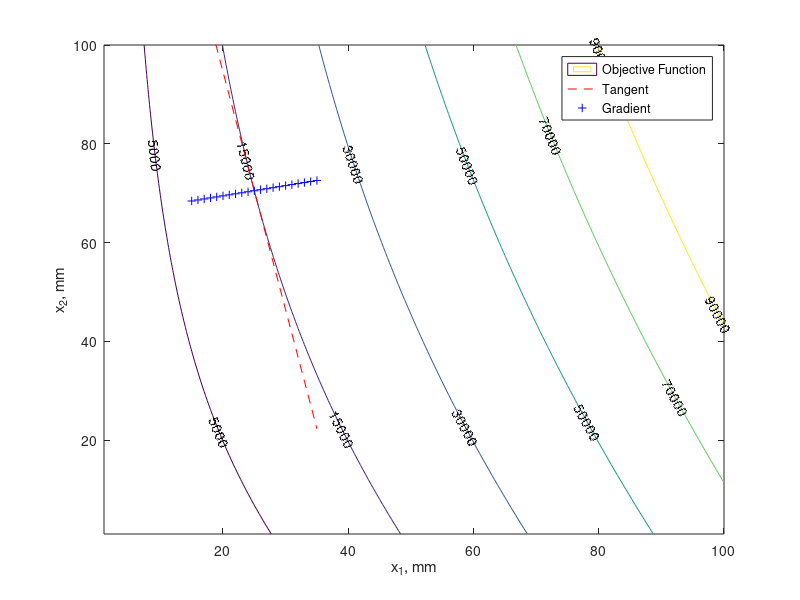

Write the MATLAB code that produced this figure.
%%%%%%%%%%%%%%%%%%%%%%%%%%%%%%%%%%%%%%%%%
% MATLAB code gradient.m
%%%%%%%%%%%%%%%%%%%%%%%%%%%%%%%%%%%%%%%%%
%
% x1 -> radius of can
% x2 -> height of can
% area -> area of can
% pi -> MATLAB variable
% x,y,z -> array of design points
% vv -> user identified contour values
% xit, x2t-> identified point at which gradient required
% contour -> MATLAB function to generate contours
% xlabel, ylabel, legend, plot, hold on -> MATLAB functions
%
clear all
clc
for x1 = 1:100
    for x2 = 1:100
        area = 2*pi*x1*x2 + 2*pi*x1*x1;
        x(x1,x2) = x1;
        y(x1,x2) = x2;
        z(x1,x2) = area;
    end
end
vv = [5000,15000,30000,50000,70000,90000];
[c, h] = contour(x,y,z,vv); clabel(c, h);
hold on
x1t = 25;
x2t = 70.493;
slope = (x2t+2*x1t)/x1t;
i = 1;

for delx1 = -10:10
    delx2 = -slope*delx1;
    x11(i) = x1t+delx1;
    x22(i) = x2t+delx2;
    i = i+1;
end

plot(x11,x22,'r--')
hold on
i = 1;

for delx1 = -10:10
    delx2 = (1/slope)*delx1;
    x11(i) = x1t+delx1;
    x22(i) = x2t+delx2;
    i = i+1;
end

plot(x11,x22,'b+')
xlabel('x_1, mm')
ylabel('x_2, mm')
legend('Objective Function','Tangent','Gradient')

%%%%%%%%%%%%%%%%%%%%%%%%%%%%%%%%%%%%%%%%%% 
